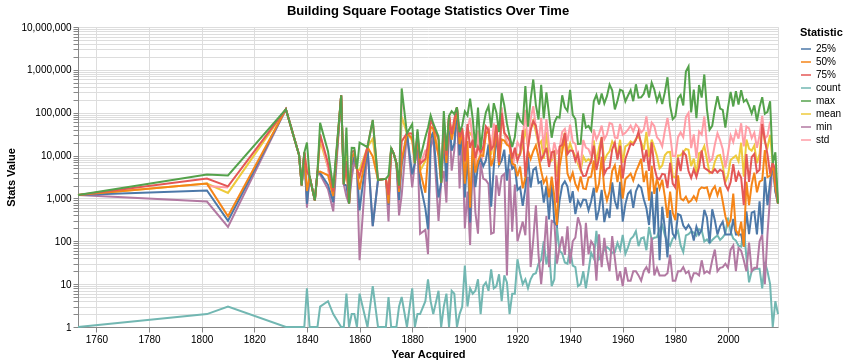

This figure's notebook cell:
### Code cell
plot1 = alt.Chart(stats_melt).mark_line().encode(
    alt.X('Year Acquired:T'),
    alt.Y('Stats Value:Q', scale=alt.Scale(type='log')),
    color='Statistic:N'
).properties(
    height=300,
    width=700,
    title='Building Square Footage Statistics Over Time'
)

plot1

### Figure 1 — Vega-Lite specification as saved in the notebook (floating-point values rounded to 4 significant figures; data arrays with more than 128 entries replaced by an {"elided": "..."} marker saying what was removed)
{"config": {"view": {"continuousWidth": 300, "continuousHeight": 300}}, "data": {"name": "data-f2cc79df721ac51bb8cfe75fa7581a5b"}, "mark": {"type": "line"}, "encoding": {"color": {"field": "Statistic", "type": "nominal"}, "x": {"field": "Year Acquired", "type": "temporal"}, "y": {"field": "Stats Value", "scale": {"type": "log"}, "type": "quantitative"}}, "height": 300, "title": "Building Square Footage Statistics Over Time", "width": 700, "$schema": "https://vega.github.io/schema/vega-lite/v6.1.0.json", "datasets": {"data-f2cc79df721ac51bb8cfe75fa7581a5b": {"elided": "1368 records"}}}
